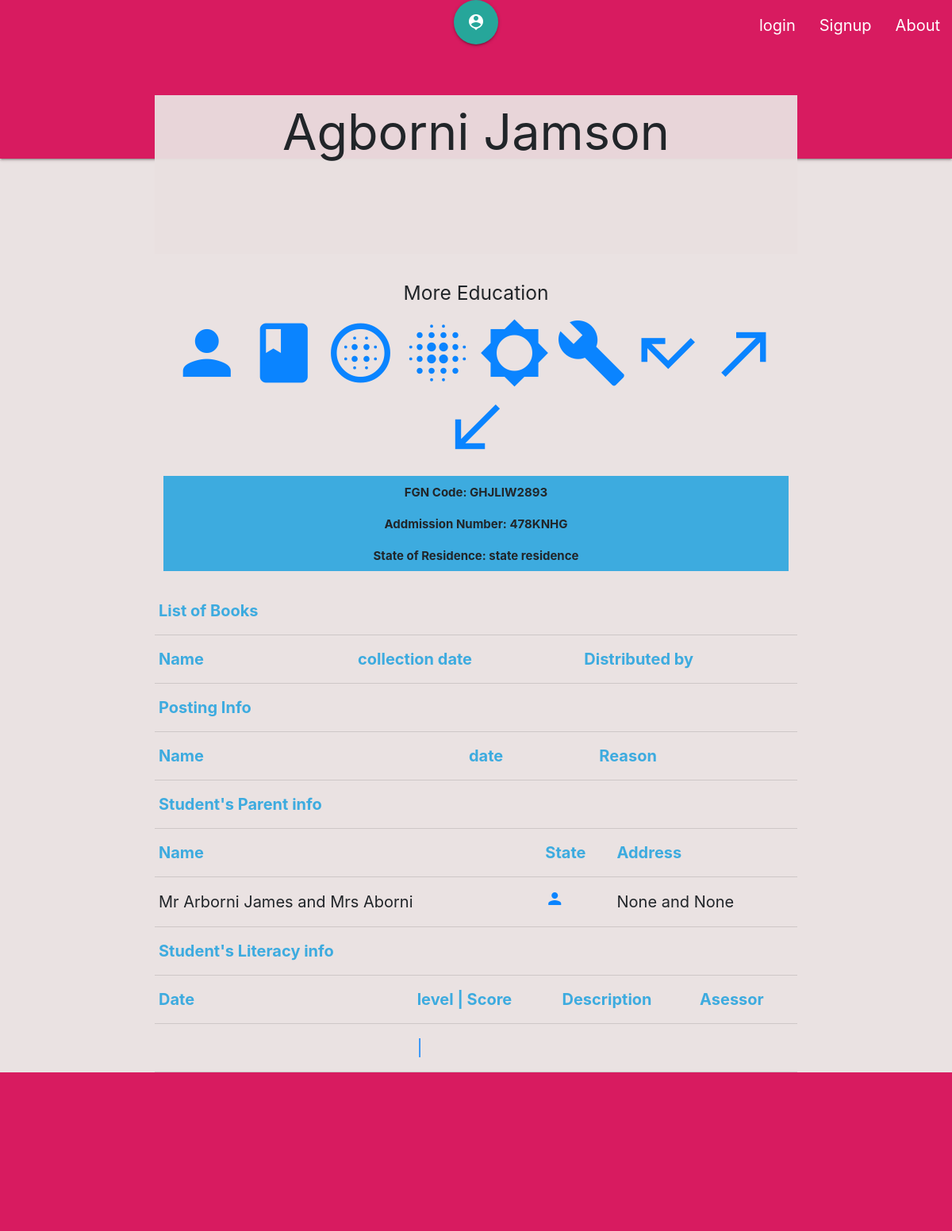
/details/1/agborni-jamson, run on the app's committed database.
### app/models.py (models this page shows, shortened)
class Student(models.Model):
    GENDER = (
        ('M', 'Male'),
        ('F', 'Female'),
    )
    created_by = models.ForeignKey(User, on_delete=models.CASCADE)
    federal_goverment_code = models.CharField(max_length=300, blank=True, null=True)
    addmission_number_of_student = models.CharField(max_length=300, blank=True, null=True)
    full_name = models.CharField(max_length=300)
    slug = models.SlugField(max_length=300, verbose_name = "slug")
    gender = models.CharField(max_length=1, choices=GENDER, blank=True, null=True)
    current_passport_photograph = models.ImageField(default='default.jpg',
                         blank=True, null=True)
    address = models.CharField(max_length=200, default='address',
                         blank=True, null=True)
    city = models.CharField(max_length=100, default='city',
                         blank=True, null=True)
    local_government_of_origin = models.CharField(max_length=20,
                         null=True, blank=True, default='local origin')
    state_of_origin = models.CharField(max_length=20, null=True, blank=True,
                        default='state origin')
    house_number_and_street_name = models.CharField(max_length=300,
                            blank=True, null=True)
    name_of_town = models.CharField(max_length=300, blank=True, null=True)
    local_government_residence = models.CharField(max_length=20,
                        default='local residence', blank=True, null=True)
    state_residence = models.CharField(max_length=20, null=True,
                        default='state residence', blank=True)
    date_of_birth = models.DateField( blank=True, null=True, help_text="YYYY-MM-DD")
    place_of_birth = models.CharField(max_length=300, blank=True, null=True)
    email_address = models.CharField(max_length=300, blank=True, null=True)
    date_of_admision = models.DateField(max_length=300, blank=True, null=True, help_text="YYYY-MM-DD")
    reason_for_admission = models.CharField(max_length=300, blank=True, null=True)
    admission_entry_point = models.CharField(max_length=300, blank=True, null=True)
    def __str__(self):
        return self.full_name

class Parent(models.Model):
    student = models.OneToOneField(Student, on_delete=models.CASCADE)
    full_name_of_the_father = models.CharField(max_length=300)
    current_passport_photograph_of_the_father = models.ImageField(default='default.jpg', blank=True, null=True)
    occupation_of_the_father = models.CharField(max_length=200, default='address', blank=True, null=True)
    contact_address_of_the_father = models.CharField(max_length=200, blank=True, null=True)
    contact_telephone_number_of_the_father = models.CharField(max_length=200, blank=True, null=True)
    full_name_of_the_mother = models.CharField(max_length=300)
    current_passport_photograph_of_the_mother = models.ImageField(default='default.jpg', blank=True, null=True)
    occupation_of_the_mother = models.CharField(max_length=200, default='address', blank=True, null=True)
    contact_address_of_the_mother = models.CharField(max_length=200, blank=True, null=True)
    contact_telephone_number_of_the_mother = models.CharField(max_length=200, blank=True, null=True)

### app/views.py (the view)
# urls.py: path('details/<int:pk>/<slug:slug>', DetailStudentView.as_view(),
class DetailStudentView(DetailView):
        template_name = 'student/details.html'
        model = Student
        content_type = None
        pk_url_kwarg = 'pk'
        query_pk_and_slug = True
        slug_url_kwarg = 'slug'
        def get_context_data(self, **kwargs):
                context = super().get_context_data(**kwargs)
                context['parent'] = Parent.objects.filter(
                        student = Student.objects.get(id=self.kwargs['pk'])
                        )
                context['books'] = Book.objects.filter(
                        owned_by = Student.objects.get(id=self.kwargs['pk'])
                        )
                context['literacy'] = Literacy.objects.filter(
                        student = Student.objects.get(id=self.kwargs['pk'])
                        )
                context['attendance'] = Attendance.objects.filter(
                        student = Student.objects.get(id=self.kwargs['pk'])
                        )
                context['incentive'] = Incentive.objects.filter(
                        student = Student.objects.get(id=self.kwargs['pk'])
                        )
                context['appraisal'] = Appraisal.objects.filter(
                        student = Student.objects.get(id=self.kwargs['pk'])
                        )
                context['posting'] = Posting.objects.filter(
                        student = Student.objects.get(id=self.kwargs['pk'])
                        )
                context['absence'] = AbsenceRecord.objects.filter(
                        student = Student.objects.get(id=self.kwargs['pk'])
                        )
                context['out'] = OutOfSchool.objects.filter(
                        student = Student.objects.get(id=self.kwargs['pk'])
                        )
                context['return'] = ReturnToSchool.objects.filter(
                        student = Student.objects.get(id=self.kwargs['pk'])
                        )
                context['feeding'] = Feeding.objects.filter(
                        student = Student.objects.get(id=self.kwargs['pk'])
                        )
                return context

### app/templates/student/details.html (shortened to what this page needs)
{% extends "base.html" %}
  {% block heading %}
    <div class=" container">
        <div class="">
            <h1 class="">{{ object }}</h1>
        </div>
    </div>
  {% endblock heading %}
  {% block content %}
    <div class="row">
        <div class="container"><h5 class="bold">{{object.reason_for_admission}}<br>
            <h5><a href="{% url 'parent' object.pk object.slug %}"><i class="material-icons large">person</i></a>
            <a href="{% url 'book' object.pk object.slug%}" class=""><i class="material-icons large">book</i></a>
            <a href="{% url 'literacy' object.pk object.slug%}" class=""><i class="material-icons large">blur_circular</i></a>
            <a href="{% url 'incentive' object.pk object.slug%}" class=""><i class="material-icons large">blur_on</i></a>
            <a href="{% url 'appraisal' object.pk object.slug%}" class=""><i class="material-icons large">brightness_5</i></a>
            <a href="{% url 'posting' object.pk object.slug%}" class=""><i class="material-icons large">build</i></a>
            <a href="{% url 'absence' object.pk object.slug%}" class=""><i class="material-icons large">call_missed</i></a>
            <a href="{% url 'out' object.pk object.slug%}" class=""><i class="material-icons large">call_made</i></a>
            <a href="{% url 'return' object.pk object.slug%}" class=""><i class="material-icons large">call_received</i></a></h5>
            <div class="col">
                <div class="dashboard">FGN Code: {{object.federal_goverment_code}}</div>
            </div>
            <div class="col">
                <div class="dashboard">Addmission Number: {{object.addmission_number_of_student}}</div>
            </div>
            <div class="col">
                <div class="dashboard">State of Residence: {{object.state_residence}}</div>
            </div>
        </div>
    </div>
    <div class="container">
        <table>
                <thead>
                    <tr>
                        <th>List of Books</th>
                        <th>    </th>
                    </tr>
                    <tr>
                        <th>Name</i></th>
                        <th>collection date</th>
                        <th>Distributed by</th>
                    </tr>
                </thead>
            </table>
        <table>
                <thead>
                    <tr>
                        <th>Posting Info</th>
                        <th>    </th>
                    </tr>
                    <tr>
                        <th>Name</i></th>
                        <th>date</th>
                        <th>Reason</th>
                    </tr>
                </thead>
            </table>
            <table>
                    <thead>
                        <tr>
                            <th> Student's Parent info</th>
                            <th>    </th>
                        </tr>
                        <tr>
                            <th>Name</i></th>
                            <th>State</th>
                            <th>Address</th>
                        </tr>
                    </thead>
                    <tbody>
                        {% for p in parent %}
                            <tr>
                                <td><a>{{ p.full_name_of_the_father }} and {{ p.full_name_of_the_mother }}</a></td>
                                <td><a href="{% url 'parent_update' object.id %}"><i class="material-icons">person</i></a></td>
                                <td><a>{{ p.contact_address_of_the_father }} and {{ p.contact_address_of_the_mother }}</a></td>
                                </tr>
                        {% endfor %}
                </table>
                <table>
                        <thead>
                            <tr>
                                <th> Student's Literacy info</th>
                                <th>    </th>
                            </tr>
                            <tr>
                                <th>Date</i></th>
                                <th>level | Score</th>
                                <th>Description</th>
                                <th>Asessor</th>
                            </tr>
                        </thead>
                        <tbody>
                                <tr>
                                    <td><a>{{ literacy_score.date_of_accessment }}</a></td>
                                    <td><a href="{% url 'literacy_update' object.id object.slug %}">{{ literacy.literacy_level }} | {{ literacy.literacy_score }}</a></td>
                                    <td><a>{{ literacy_score.describe_literacy }}</a></td>
                                    <td><a>{{ literacy_score.name_of_assessor }}</a></td>
                                    </tr>
                    </table>
    </div>
  {% endblock content %}

### app/static/css/style.css (style rules this page uses)
html { box-sizing: border-box; }
*, *::before, *::after { box-sizing: inherit; }
body { background-color: rgba(233, 225, 225, 0.945); font-family: -apple-system, BlinkMacSystemFont, "segoe ui", "helvetica neue", helvetica, ubuntu, roboto, noto, arial, sans-serif; margin: 0; }
a { color: #0a84ff; text-decoration: none; }
div h5 { text-align: center; }
div h1 { text-align: center; margin: -80px 0px 20px 0px; font-weight: normal; position: relative; background-color:rgba(233, 225, 225, 0.945); height: 200px; padding: 12px; }
tr { height: 50px; font-size: 20px; }
.dashboard { height: 40px; background-color: rgb(61, 171, 223); font-size: 15px; text-align: center; padding: 10px; font-weight: bold; }
thead { color:rgb(61, 171, 223); }

### data on the page
Student: full_name "Agborni Jamson", reason_for_admission "More Education", federal_goverment_code "GHJLIW2893", addmission_number_of_student "478KNHG", state_residence "state residence"
Parent: full_name_of_the_father "Mr Arborni James", full_name_of_the_mother "Mrs Aborni", contact_address_of_the_father "None", contact_address_of_the_mother "None"
